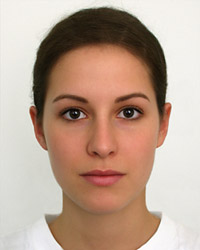
#> input picture backend/services/cv/services/test_img/w_sexy.jpeg, 200 x 250 px
$ python test_cv.py
#> lines starting #> are read from the running program, lines starting #| are printed output that depends on the picture; after the words box and inside, x2 and y2 are one past the last pixel; in counts of white or black regions, pixels touching at a corner belong together
import cv2
import numpy as np
from matplotlib import pyplot as plt

from sklearn.cluster import KMeans


class CVFaceDetection:
    def __init__(self):
        self.face_cascade = cv2.CascadeClassifier("haarcascade_frontalface_default.xml")

def palette(clusters):
    width = 300
    palette = np.zeros((50, width, 3), np.uint8)
    steps = width / clusters.cluster_centers_.shape[0]
    for idx, centers in enumerate(clusters.cluster_centers_):
        palette[:, int(idx * steps) : (int((idx + 1) * steps)), :] = centers
    return palette


def show_img_compar(img_1, img_2):
    f, ax = plt.subplots(1, 2, figsize=(10, 10))
    ax[0].imshow(cv2.cvtColor(img_1, cv2.COLOR_BGR2RGB))
    ax[1].imshow(cv2.cvtColor(img_2, cv2.COLOR_BGR2RGB))
    ax[0].axis("off")  # hide the axis
    ax[1].axis("off")
    f.tight_layout()
    plt.show()


if __name__ == "__main__":
    face_cascade = cv2.CascadeClassifier("haarcascade_frontalface_default.xml")
    eye_cascade = cv2.CascadeClassifier("haarcascade_eye.xml")
    img = cv2.imread("test_img/w_sexy.jpeg")
#> img is the input picture: shape (250, 200, 3); mean B, G, R 145.5, 161.8, 187.3
    gray = cv2.cvtColor(img, cv2.COLOR_BGR2GRAY)
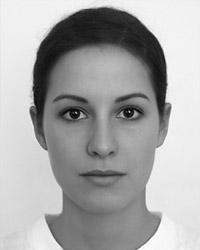
#> gray: shape (250, 200); min 1, max 255, mean 167.6

    face = face_cascade.detectMultiScale(gray, 1.1, 4)[0]
#> face = [30, 56, 144, 144]
    eye_1 = eye_cascade.detectMultiScale(gray, 1.1, 4)[0]
#> eye_1 = [53, 93, 40, 40]
    eye_2 = eye_cascade.detectMultiScale(gray, 1.1, 4)[1]
#> eye_2 = [109, 94, 38, 38]
    face_img = img[
        face[1] : face[1] + face[3],
        face[0]
        + int((face[2] - face[0]) * 0.2) : face[0]
        + face[2]
        - int((face[2] - face[0]) * 0.2),
        :,
    ]
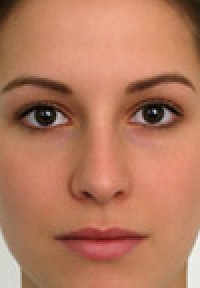
#> face_img: shape (144, 100, 3) (shown 2 times larger); mean B, G, R 94.9, 122.2, 181.6
    print(face_img)
#> (printed output is left out)
    cv2.rectangle(
        img,
        (eye_1[0], eye_1[1]),
        (eye_1[0] + eye_1[2], eye_1[1] + eye_1[3]),
        (255, 0, 0),
        2,
    )
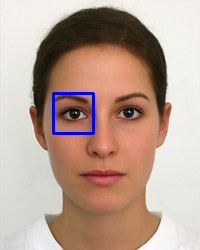
#> img: shape (250, 200, 3); 0.95% of pixels changed, all inside (x1, y1, x2, y2) = (52, 92, 95, 135)

    k_means = KMeans(n_clusters=1)
    k_means.fit(face_img.reshape(face_img.shape[0] * face_img.shape[1], 3))
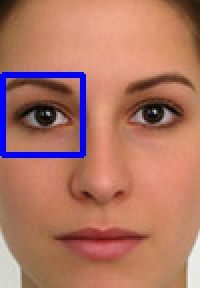
#> face_img: shape (144, 100, 3) (shown 2 times larger); 3.31% of pixels changed, all inside (x1, y1, x2, y2) = (0, 36, 43, 79)
    print(k_means.cluster_centers_)

    show_img_compar(face_img, palette(k_means))
#> in show_img_compar, `ax[1].imshow(cv2.cvtColor(img_2, cv2.COLOR_BGR2RGB))`:
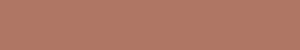
#> img_2: shape (50, 300, 3); mean of channels 0, 1, 2 100, 118, 175; drawn as B, G, R
#> in show_img_compar, `plt.show()`:
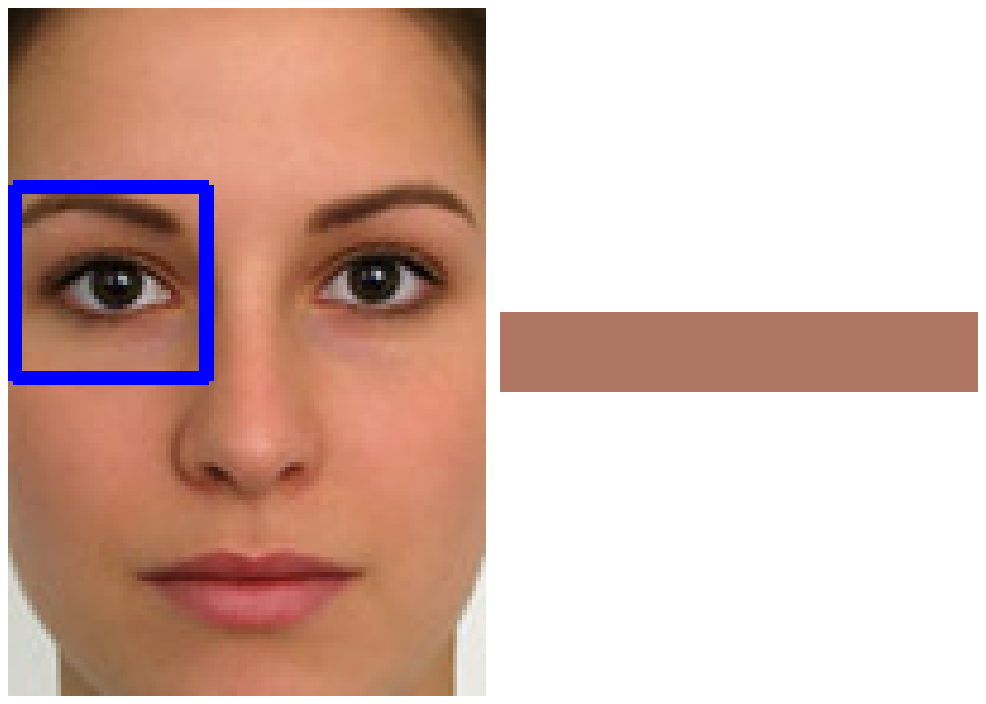
#> figure drawn by matplotlib, 2 panels
